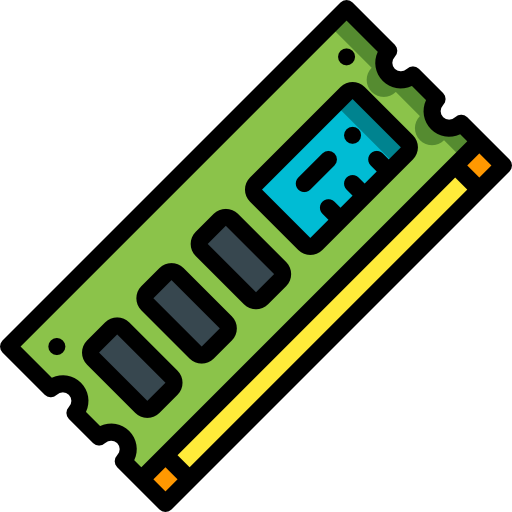
#> input picture Inputs/Test.png, 512 x 512 px
$ python ASCII.py Inputs/Test.png
#> lines starting #> are read from the running program, lines starting #| are printed output that depends on the picture
#> in image_to_ascii, image is the input picture: PIL image 512x512 RGBA; mean R, G, B, A 170.4, 183.7, 160.5, 113.9
import sys
from PIL import Image

ASCII_CHARS = ".'`^\",:;Il!i<>~+_-?][}{1\\|/ftjxrnvuczYUJLCQ0OMwbkdoah*#MW&%8B@$"

def resize_image(image, new_width=100):
#> called with new_width = 100
    width, height = image.size
#> width = 512; height = 512
    aspect_ratio = height / width
#> aspect_ratio = 1
    new_height = int(new_width * aspect_ratio)
#> new_height = 100
    resized_image = image.resize((new_width, new_height))
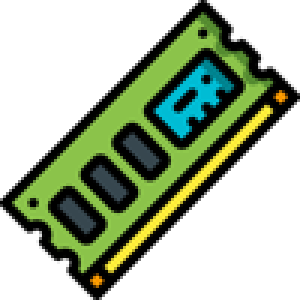
#> resized_image: PIL image 100x100 RGBA (shown 3 times larger); mean R, G, B, A 30.1, 43.6, 20.2, 113.9; transparent parts drawn white
    return resized_image

def grayify(image):
    return image.convert("L")
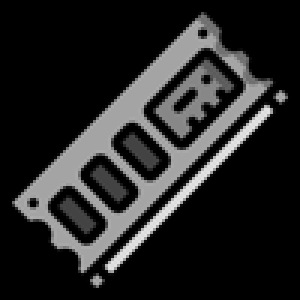
#> returned value: PIL image 100x100 L (shown 3 times larger); min 0, max 227, mean 36.9

def pixels_to_ascii(image):
    pixels = image.getdata()
    ascii_str = ''.join([ASCII_CHARS[pixel // 25] for pixel in pixels])
    return ascii_str

def image_to_ascii(image_path, new_width=100):
    try:
        image = Image.open(image_path)
    except Exception as e:
        print(e)
        return

    image = resize_image(image, new_width)
    image = grayify(image)

    ascii_str = pixels_to_ascii(image)
    img_width = image.width
#> img_width = 100
    ascii_str_len = len(ascii_str)
#> ascii_str_len = 10000
    ascii_img = ""

    for i in range(0, ascii_str_len, img_width):
        ascii_img += ascii_str[i:i+img_width] + "\n"

    with open("ascii_image.txt", "w") as f:
        f.write(ascii_img)

    print("ASCII art written to ascii_image.txt")

if __name__ == "__main__":
    if len(sys.argv) != 2:
        print("Usage: python script.py <image_path>")
        sys.exit(1)

    image_path = sys.argv[1]
    image_to_ascii(image_path)
